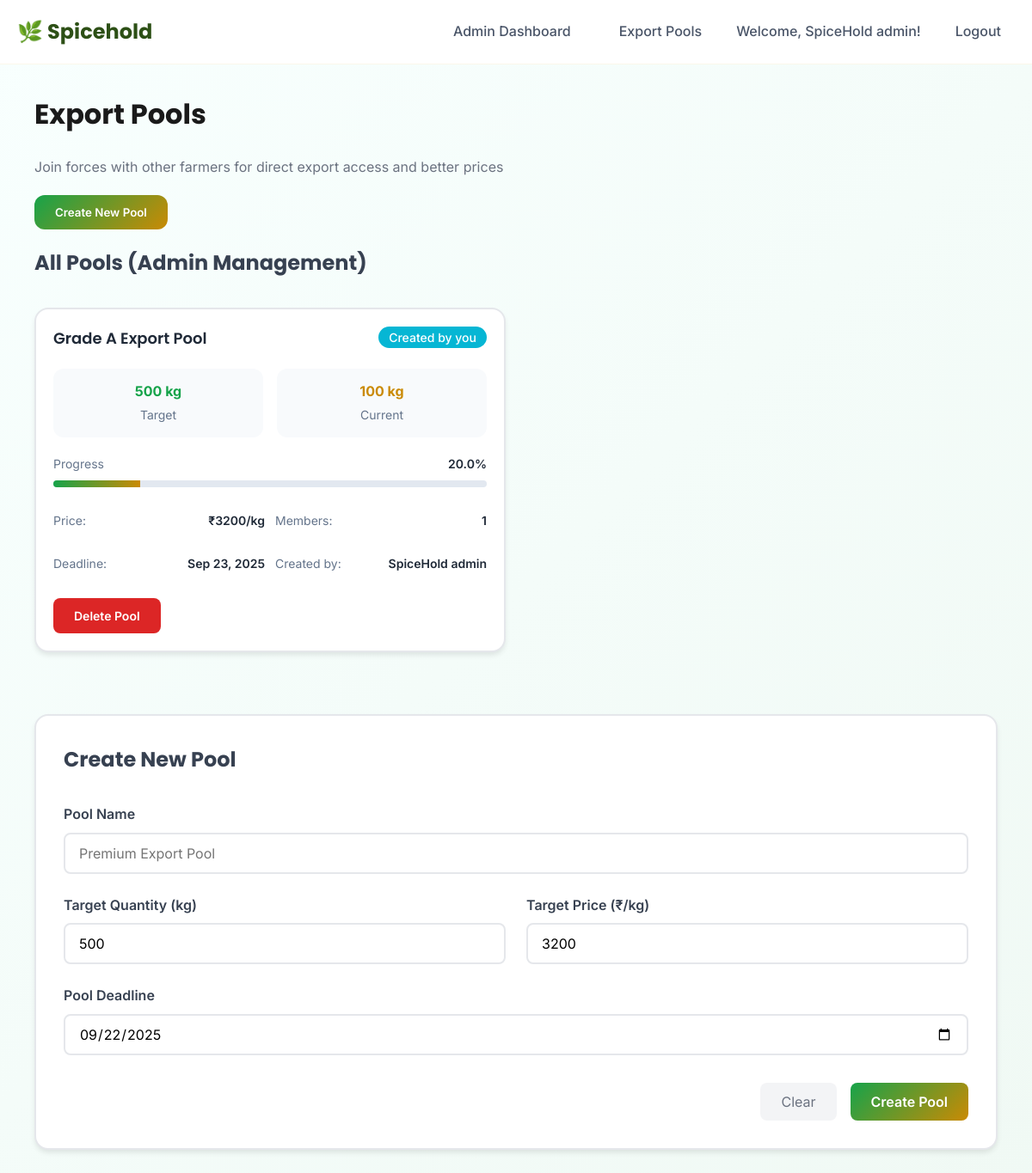
/pools (signed in), run on the app's committed database.
### models.py (models this page shows, shortened)
class User(UserMixin, db.Model):
    id = db.Column(db.Integer, primary_key=True)
    username = db.Column(db.String(80), unique=True, nullable=False)
    email = db.Column(db.String(120), unique=True, nullable=False)
    name = db.Column(db.String(100), nullable=False)
    password_hash = db.Column(db.String(128))
    location = db.Column(db.String(100))
    farm_size = db.Column(db.Float)
    phone = db.Column(db.String(20))
    created_at = db.Column(db.DateTime, default=datetime.utcnow)
    role = db.Column(db.String(20), default='user', nullable=False)
    pools_created = db.relationship('Pool', back_populates='creator', lazy='dynamic')
    pool_memberships = db.relationship('PoolMembership', back_populates='user', lazy='dynamic')
    forecasts = db.relationship('Forecast', back_populates='user', lazy='dynamic')
    def is_admin(self):
        return self.role == 'admin'

class Pool(db.Model):
    id = db.Column(db.Integer, primary_key=True)
    name = db.Column(db.String(100), nullable=False)
    target_quantity = db.Column(db.Integer, nullable=False)
    current_quantity = db.Column(db.Integer, default=0)
    target_price = db.Column(db.Float, nullable=False)
    status = db.Column(db.String(20), default='active')
    deadline = db.Column(db.Date, nullable=False)
    created_at = db.Column(db.DateTime, default=datetime.utcnow)
    creator_id = db.Column(db.Integer, db.ForeignKey('user.id'), nullable=False)
    creator = db.relationship('User', back_populates='pools_created')
    memberships = db.relationship('PoolMembership', back_populates='pool', lazy='dynamic')

### routes/pools.py (the view)
@pools_bp.route('/pools')
@login_required
def pools():
    active_pools = Pool.query.filter_by(status='active').all()
    pool_data = []
    for pool in active_pools:
        membership = PoolMembership.query.filter_by(
            user_id=current_user.id,
            pool_id=pool.id
        ).first()
        progress = (pool.current_quantity / pool.target_quantity) * 100
        pool_info = {
            'pool': pool,
            'is_member': membership is not None,
            'user_contribution': membership.quantity_contributed if membership else 0,
            'members_count': pool.memberships.count(),
            'progress': progress,
            'creator_name': pool.creator.name  # Now properly referenced
        }
        pool_data.append(pool_info)
    user_pools = []
    if current_user.pool_memberships:
        for membership in current_user.pool_memberships:
            pool = membership.pool
            progress = (pool.current_quantity / pool.target_quantity) * 100
            user_pools.append({
                'pool': pool,
                'membership': membership,
                'progress': progress,
                'exporters': []  # Add exporter logic if needed
            })
    return render_template('pools.html',
                         active_pools=pool_data,
                         user_pools=user_pools,
                         default_deadline=(datetime.now() + timedelta(days=30)).strftime('%Y-%m-%d'))

### templates/pools.html (shortened to what this page needs)
{% extends "base.html" %}
{% block content %}
<div class="container py-5">
    <div class="row mb-5">
        <div class="col">
            <h1 class="display-5 fw-bold text-dark mb-3" style="font-family: 'Poppins', sans-serif;">Export Pools</h1>
            <p class="lead text-muted" style="font-family: 'Inter', sans-serif;">Join forces with other farmers for direct export access and better prices</p>
        </div>
    </div>
    {% if current_user.is_admin() %}
    <div class="row mb-5">
        <div class="col">
            <button type="button" class="btn btn-lg px-4 py-3 fw-semibold"
                    style="background: linear-gradient(135deg, #16a34a, #ca8a04); color: white; border: none; border-radius: 12px; font-family: 'Inter', sans-serif;"
                    onclick="scrollToCreateForm()">
                Create New Pool
            </button>
        </div>
    </div>
    {% endif %}
    <div class="pools-section mb-5">
        <h3 class="section-title mb-4" style="font-family: 'Poppins', sans-serif; color: #374151; font-weight: 700; font-size: 1.5rem;">
            {% if current_user.is_admin() %}
            All Pools (Admin Management)
            {% else %}
            Available Pools
            {% endif %}
        </h3>
        {% if active_pools %}
            <div class="pools-grid" style="display: grid; grid-template-columns: repeat(2, 1fr); gap: 1.5rem;">
                {% for pool_data in active_pools %}
                <div class="pool-card" style="background: white; border-radius: 16px; box-shadow: 0 4px 6px -1px rgba(0, 0, 0, 0.1); border: 2px solid {% if pool_data.is_member %}#16a34a{% else %}#e5e7eb{% endif %}; overflow: hidden; margin-bottom: 1.5rem;">
                    <div class="card-content" style="padding: 1.25rem;">
                        <div class="card-header" style="display: flex; justify-content: space-between; align-items: flex-start; margin-bottom: 1.25rem;">
                            <h5 class="pool-title" style="font-family: 'Poppins', sans-serif; color: #1f2937; font-size: 1.125rem; font-weight: 600; margin: 0;">
                                {{ pool_data.pool.name }}
                            </h5>
                            <div>
                                {% if current_user.is_admin() %}
                                <span class="admin-badge" style="background: #06b6d4; color: white; padding: 0.25rem 0.75rem; border-radius: 9999px; font-family: 'Inter', sans-serif; font-size: 0.875rem; font-weight: 500;">Created by you</span>
                                {% endif %}
                            </div>
                        </div>
                        <div class="quantity-grid" style="display: grid; grid-template-columns: 1fr 1fr; gap: 1rem; margin-bottom: 1.25rem;">
                            <div class="quantity-box" style="background: #f8fafc; border-radius: 12px; padding: 0.875rem; text-align: center;">
                                <div class="quantity-value" style="color: #16a34a; font-family: 'Inter', sans-serif; font-size: 1rem; font-weight: 700; margin-bottom: 0.25rem;">{{ pool_data.pool.target_quantity }} kg</div>
                                <div class="quantity-label" style="color: #64748b; font-size: 0.875rem;">Target</div>
                            </div>
                            <div class="quantity-box" style="background: #f8fafc; border-radius: 12px; padding: 0.875rem; text-align: center;">
                                <div class="quantity-value" style="color: #ca8a04; font-family: 'Inter', sans-serif; font-size: 1rem; font-weight: 700; margin-bottom: 0.25rem;">{{ pool_data.pool.current_quantity }} kg</div>
                                <div class="quantity-label" style="color: #64748b; font-size: 0.875rem;">Current</div>
                            </div>
                        </div>
                        <div class="progress-section" style="margin-bottom: 1.25rem;">
                            <div class="progress-header" style="display: flex; justify-content: space-between; align-items: center; margin-bottom: 0.5rem;">
                                <span style="font-family: 'Inter', sans-serif; color: #64748b; font-size: 0.875rem;">Progress</span>
                                <span style="font-family: 'Inter', sans-serif; color: #1f2937; font-weight: 600; font-size: 0.875rem;">{{ "%.1f"|format(pool_data.progress) }}%</span>
                            </div>
                            <div class="progress-bar-container" style="background: #e2e8f0; height: 8px; border-radius: 4px; overflow: hidden;">
                                <div class="progress-bar-fill" style="width: {{ "%.1f"|format(pool_data.progress) }}%; height: 100%; background: linear-gradient(90deg, #16a34a, #ca8a04); transition: width 0.3s ease;"></div>
                            </div>
                        </div>
                        <div class="metadata-grid" style="display: grid; grid-template-columns: 1fr 1fr; gap: 0.75rem; margin-bottom: 1.25rem; font-family: 'Inter', sans-serif; font-size: 0.875rem;">
                            <div class="metadata-item" style="display: flex; justify-content: space-between; padding: 0.5rem 0;">
                                <span style="color: #64748b;">Price:</span>
                                <span style="color: #1f2937; font-weight: 600;">₹{{ "%.0f"|format(pool_data.pool.target_price) }}/kg</span>
                            </div>
                            <div class="metadata-item" style="display: flex; justify-content: space-between; padding: 0.5rem 0;">
                                <span style="color: #64748b;">Members:</span>
                                <span style="color: #1f2937; font-weight: 600;">{{ pool_data.members_count }}</span>
                            </div>
                            <div class="metadata-item" style="display: flex; justify-content: space-between; padding: 0.5rem 0;">
                                <span style="color: #64748b;">Deadline:</span>
                                <span style="color: #1f2937; font-weight: 600;">{{ pool_data.pool.deadline.strftime('%b %d, %Y') }}</span>
                            </div>
                            <div class="metadata-item" style="display: flex; justify-content: space-between; padding: 0.5rem 0;">
                                <span style="color: #64748b;">Created by:</span>
                                <span style="color: #1f2937; font-weight: 600;">{{ pool_data.creator_name }}</span>
                            </div>
                        </div>
                        <div class="actions-section">
                            {% if current_user.is_admin() %}
                            <form method="POST" action="{{ url_for('pools.delete_pool', pool_id=pool_data.pool.id) }}"
                                  onsubmit="return confirm('Are you sure you want to delete this pool?')">
                                <button type="submit" style="background: #dc2626; color: white; border: none; border-radius: 8px; padding: 0.75rem 1.5rem; font-family: 'Inter', sans-serif; font-size: 0.875rem; font-weight: 600;">
                                    Delete Pool
                                </button>
                            </form>
                            {% endif %}
                        </div>
                    </div>
                </div>
                {% endfor %}
            </div>
        {% endif %}
    </div>
    {% if current_user.is_admin() %}
    <div id="createPoolForm" class="create-pool-section" style="background: white; border-radius: 16px; box-shadow: 0 4px 6px -1px rgba(0, 0, 0, 0.1); border: 2px solid #e5e7eb; margin-top: 3rem; padding: 2rem; margin-bottom: 3rem;">
        <h3 class="section-title mb-4" style="font-family: 'Poppins', sans-serif; color: #374151; font-weight: 700; font-size: 1.5rem;">Create New Pool</h3>
        <form method="POST" action="{{ url_for('pools.create_pool') }}">
            <div class="form-grid" style="display: grid; grid-template-columns: 1fr 1fr; gap: 1.5rem;">
                <div class="form-group" style="grid-column: 1 / -1;">
                    <label class="form-label" style="font-family: 'Inter', sans-serif; color: #374151; font-weight: 600; margin-bottom: 0.5rem; display: block;">Pool Name</label>
                    <input type="text" name="pool_name" placeholder="Premium Export Pool" required
                           style="width: 100%; height: 48px; border: 2px solid #e5e7eb; border-radius: 8px; padding: 0 1rem; font-family: 'Inter', sans-serif; font-size: 1rem;">
                </div>
                <div class="form-group">
                    <label class="form-label" style="font-family: 'Inter', sans-serif; color: #374151; font-weight: 600; margin-bottom: 0.5rem; display: block;">Target Quantity (kg)</label>
                    <input type="number" name="target_quantity" min="100" value="500" required
                           style="width: 100%; height: 48px; border: 2px solid #e5e7eb; border-radius: 8px; padding: 0 1rem; font-family: 'Inter', sans-serif; font-size: 1rem;">
                </div>
                <div class="form-group">
                    <label class="form-label" style="font-family: 'Inter', sans-serif; color: #374151; font-weight: 600; margin-bottom: 0.5rem; display: block;">Target Price (₹/kg)</label>
                    <input type="number" name="target_price" min="2500" step="0.01" value="3200" required
                           style="width: 100%; height: 48px; border: 2px solid #e5e7eb; border-radius: 8px; padding: 0 1rem; font-family: 'Inter', sans-serif; font-size: 1rem;">
                </div>
                <div class="form-group" style="grid-column: 1 / -1;">
                    <label class="form-label" style="font-family: 'Inter', sans-serif; color: #374151; font-weight: 600; margin-bottom: 0.5rem; display: block;">Pool Deadline</label>
                    <input type="date" name="deadline" value="{{ default_deadline }}" required
                           style="width: 100%; height: 48px; border: 2px solid #e5e7eb; border-radius: 8px; padding: 0 1rem; font-family: 'Inter', sans-serif; font-size: 1rem;">
                </div>
            </div>
            <div class="form-actions" style="margin-top: 2rem; display: flex; gap: 1rem; justify-content: flex-end;">
                <button type="button" onclick="clearForm()"
                        style="background: #f3f4f6; color: #6b7280; border: none; border-radius: 8px; padding: 0.75rem 1.5rem; font-family: 'Inter', sans-serif; font-size: 1rem;">
                    Clear
                </button>
                <button type="submit"
                        style="background: linear-gradient(135deg, #16a34a, #ca8a04); color: white; border: none; border-radius: 8px; padding: 0.75rem 1.5rem; font-family: 'Inter', sans-serif; font-size: 1rem; font-weight: 600;">
                    Create Pool
                </button>
            </div>
        </form>
    </div>
    {% endif %}
</div>
{% endblock %}

### templates/base.html (shortened to what this page needs)
<!DOCTYPE html>
<html lang="en">
<head>
    <link href="https://cdnjs.cloudflare.com/ajax/libs/font-awesome/6.0.0/css/all.min.css" rel="stylesheet">
</head>
<body>
    <nav class="navbar">
        <div class="container">
            <div class="navbar-content">
                <a class="navbar-brand" href="{{ url_for('dashboard.dashboard') }}">
                    🌿 Spicehold
                </a>
                {% if current_user.is_authenticated %}
                <div class="navbar-nav ms-auto">
                    {% if current_user.is_admin() %}
                    <a class="nav-link" href="{{ url_for('dashboard.dashboard') }}">Admin Dashboard</a>
                    {% endif %}
                    <a class="nav-link" href="{{ url_for('pools.pools') }}">Export Pools</a>
                    <span class="navbar-text me-3">Welcome, {{ current_user.name }}!</span>
                    <a class="nav-link" href="{{ url_for('auth.logout') }}">Logout</a>
                </div>
                {% endif %}
            </div>
        </div>
    </nav>
    <div class="container mt-4">
        {% block content %}{% endblock %}
    </div>
</body>
</html>

### data on the page
User: name "SpiceHold admin", pool.name "Grade A Export Pool", role "Created by you", pool.target_quantity "500", pool.current_quantity "100", progress "20.0", members_count "1", pool.deadline "Sep 23, 2025", creator_name "SpiceHold admin"
Pool: pool.target_price "3200"
